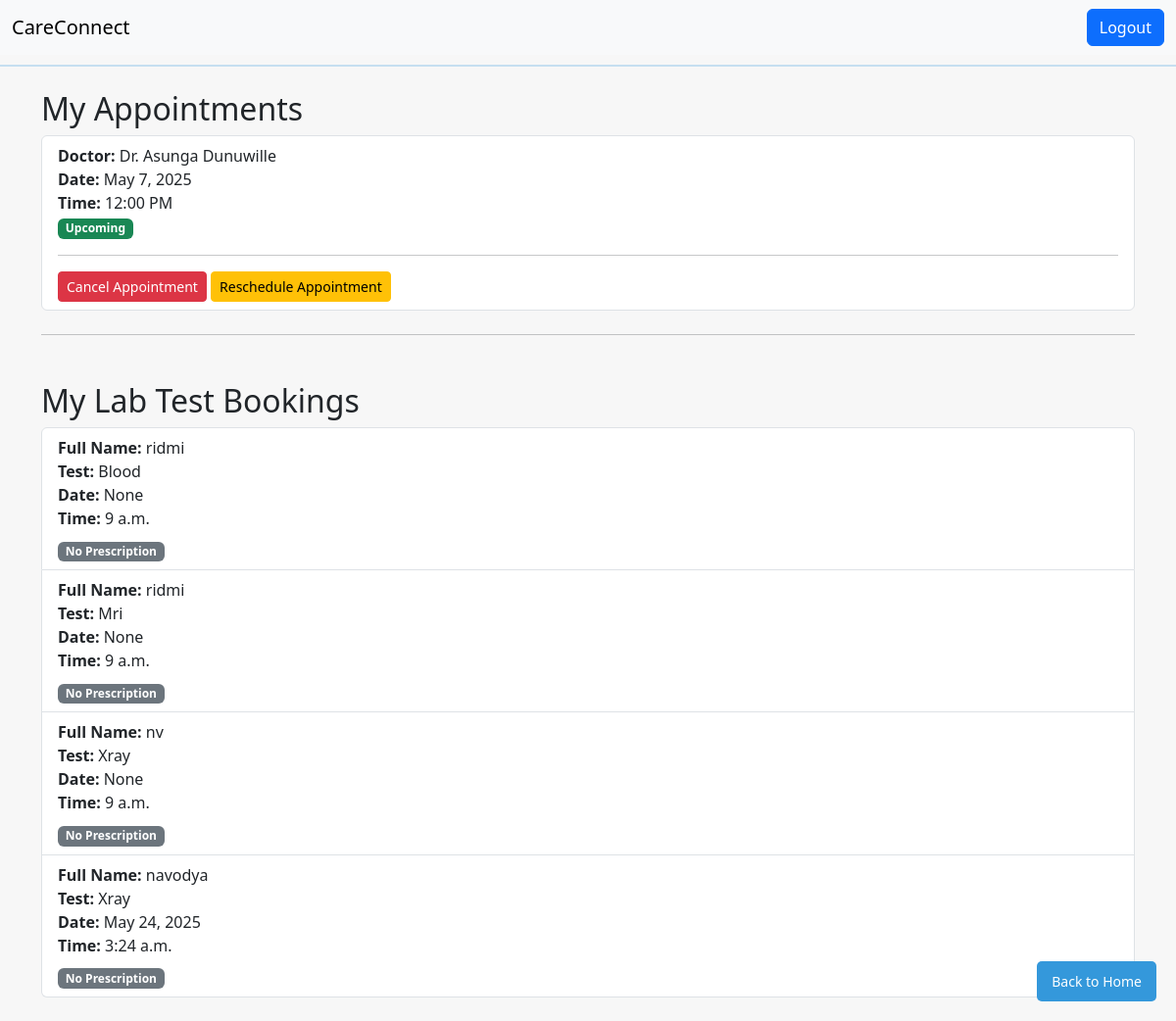
/dashboard/ (signed in), run on the app's committed database.
### core/models.py (models this page shows, shortened)
class Appointment(models.Model):
    PAYMENT_METHOD_CHOICES = [
        ('online', 'Online Payment'),
        ('cash', 'Cash at Visit'),
    ]
    STATUS_CHOICES = [
        ('upcoming', 'Upcoming'),
        ('completed', 'Completed'),
        ('canceled', 'Canceled'),
    ]
    user = models.ForeignKey(User, on_delete=models.CASCADE)
    doctor = models.ForeignKey(Doctor, on_delete=models.CASCADE)
    date = models.DateField()
    time_slot = models.CharField(max_length=50)
    status = models.CharField(max_length=20, choices=STATUS_CHOICES, default='upcoming')
    payment_method = models.CharField(
        max_length=10,
        choices=PAYMENT_METHOD_CHOICES,
        default='online'
    )
    is_paid = models.BooleanField(default=False)
    class Meta:
        unique_together = ('doctor', 'date', 'time_slot')  # Prevent double bookings

class Doctor(models.Model):
    name = models.CharField(max_length=100)
    specialty = models.CharField(max_length=100)
    qualification = models.TextField(blank=True, null=True)
    availability = models.BooleanField(default=True)
    image = models.ImageField(upload_to='doctor_images/', null=True, blank=True)
    rating = models.FloatField(default=0.0)
    consultation_fee = models.DecimalField(max_digits=10, decimal_places=2, default=0.00)

class LabTestBooking(models.Model):
    user = models.ForeignKey(User, on_delete=models.CASCADE)
    full_name = models.CharField(max_length=100)
    email = models.EmailField(default='abc@gmail.com')  # Default email value
    test = models.CharField(max_length=50)
    preferred_date = models.DateField(null=True, blank=True)
    preferred_time = models.TimeField(default="09:00:00")  # Default time value
    prescription = models.FileField(upload_to='prescriptions/', null=True, blank=True)
    notes = models.TextField(blank=True)
    submitted_at = models.DateTimeField(auto_now_add=True)

### core/views.py (the view)
# urls.py: path('dashboard/', views.dashboard, name='dashboard'), #Display dashboard
@login_required
def dashboard(request):
    user = request.user
    appointments = Appointment.objects.filter(user=request.user)
    lab_tests = LabTestBooking.objects.filter(user=request.user)
    return render(request, 'dashboard.html', {
        'appointments': appointments,
        'lab_tests': lab_tests,
    })

### templates/dashboard.html (shortened to what this page needs)
{% extends 'base.html' %}
{% block content %}
<h2>My Appointments</h2>
{% if appointments %}
    <ul class="list-group">
        {% for appointment in appointments %}
            <li class="list-group-item">
                <strong>Doctor:</strong> {{ appointment.doctor.name }} <br>
                <strong>Date:</strong> {{ appointment.date }} <br>
                <strong>Time:</strong> {{ appointment.time_slot }} <br>
                {% if appointment.status == 'upcoming' %}
                    <span class="badge bg-success">Upcoming</span>
                {% elif appointment.status == 'completed' %}
                    <span class="badge bg-primary">Completed</span>
                {% elif appointment.status == 'canceled' %}
                    <span class="badge bg-danger">Canceled</span>
                {% endif %}
                <hr>
                <div class="mt-2">
                    {% if appointment.status == 'upcoming' %}
                        <form method="POST" action="{% url 'cancel_appointment' appointment.id %}" style="display:inline;">
                            <button type="submit" class="btn btn-danger btn-sm">Cancel Appointment</button>
                        </form>
                        <a href="{% url 'reschedule_appointment' appointment.id %}" class="btn btn-warning btn-sm ml-2">Reschedule Appointment</a>
                    {% endif %}
                </div>
            </li>
        {% endfor %}
    </ul>
{% else %}
    <p>No doctor appointments found.</p>
{% endif %}
<hr class="my-4">
<h2 class="mt-5">My Lab Test Bookings</h2>
{% if lab_tests %}
    <ul class="list-group">
        {% for test in lab_tests %}
            <li class="list-group-item">
                <strong>Full Name:</strong> {{ test.full_name }} <br>
                <strong>Test:</strong> {{ test.test|title }} <br>
                <strong>Date:</strong> {{ test.preferred_date }} <br>
                <strong>Time:</strong> {{ test.preferred_time }} <br>
                <div class="mt-2">
                    {% if test.prescription %}
                        <a href="{{ test.prescription.url }}" target="_blank" class="btn btn-primary btn-sm">View Prescription</a>
                    {% else %}
                        <span class="badge bg-secondary">No Prescription</span>
                    {% endif %}
                </div>
            </li>
        {% endfor %}
    </ul>
{% else %}
    <p>No lab test appointments found.</p>
{% endif %}
<a href="/" class="home-button">Back to Home</a>
{% endblock %}

### core/static/style.css (style rules this page uses)
body { margin: 0; background-color: rgb(247, 247, 247); }

### templates/dashboard.html (style rules this page uses)
.home-button { position: fixed; bottom: 20px; right: 20px; background-color: #3498db; color: white; padding: 10px 15px; border: none; border-radius: 5px; text-decoration: none; font-size: 14px; }

### data on the page
Appointment: doctor.name "Dr. Asunga Dunuwille", date "May 7, 2025", time_slot "12:00 PM", status "Upcoming"
LabTestBooking: full_name "ridmi", test "Blood", preferred_date "None", preferred_time "9 a.m.", shows "No Prescription"
LabTestBooking: full_name "ridmi", test "Mri", preferred_date "None", preferred_time "9 a.m.", shows "No Prescription"
LabTestBooking: full_name "nv", test "Xray", preferred_date "None", preferred_time "9 a.m.", shows "No Prescription"
LabTestBooking: full_name "navodya", test "Xray", preferred_date "May 24, 2025", preferred_time "3:24 a.m.", prescription "No Prescription"
